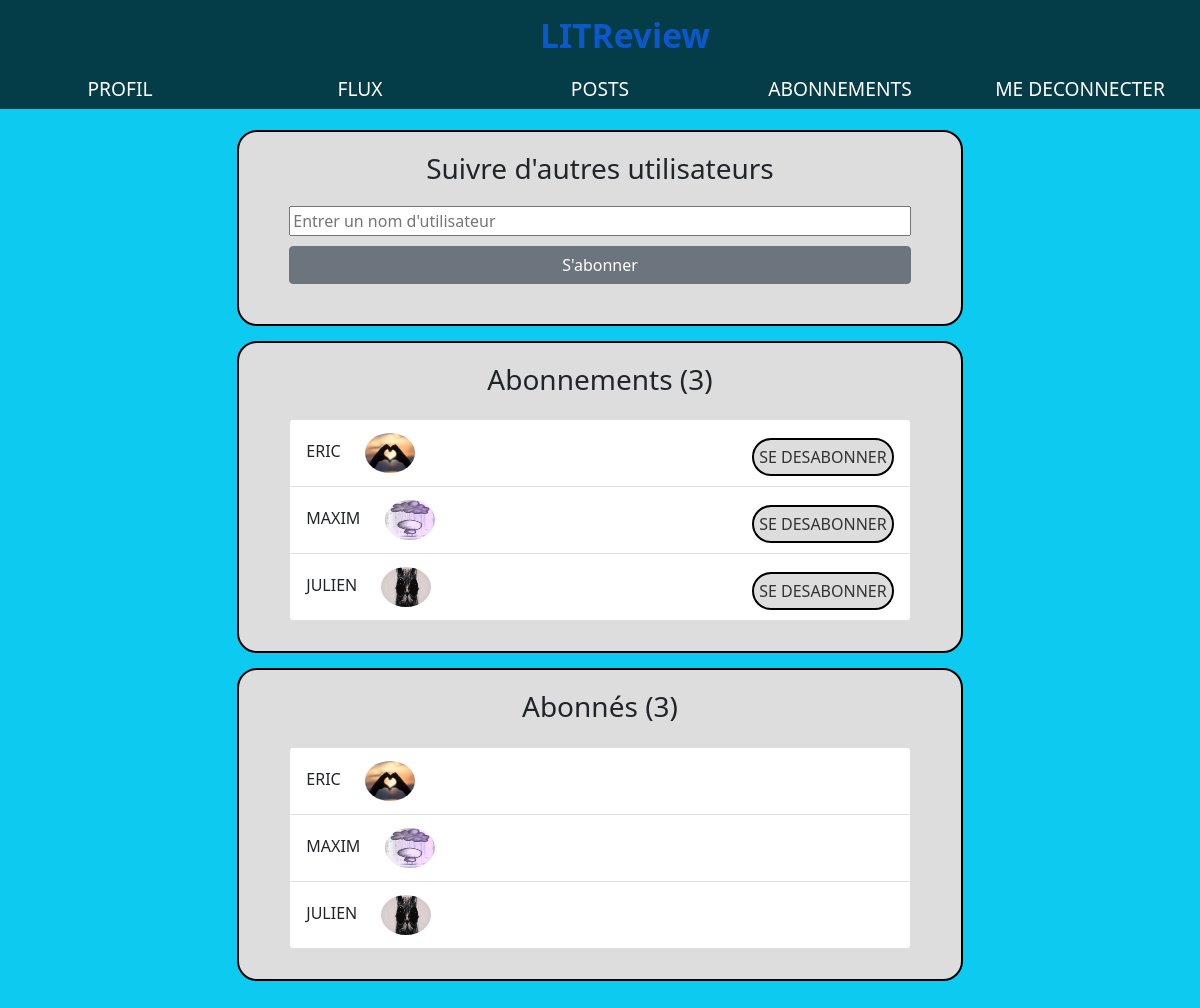
Screenshot of /subscriptions/ (signed in) with the database file from the repository.
### authentification/models.py (models this page shows, shortened)
class UserFollow(models.Model):
    user = models.ForeignKey(
        to=settings.AUTH_USER_MODEL, on_delete=models.CASCADE, related_name="following"
    )
    followed_user = models.ForeignKey(
        to=settings.AUTH_USER_MODEL,
        on_delete=models.CASCADE,
        related_name="followed_by",
    )
    class Meta:
        unique_together = ("user", "followed_user")

class Profile(models.Model):
    user = models.OneToOneField(User, on_delete=models.CASCADE)
    image = models.ImageField(default="default.png", upload_to="profile_img")

### authentification/views.py (the view)
# urls.py: path("subscriptions/", subscriptions, name="subscriptions"),
@login_required
def subscriptions(request):
    if request.method == "POST":
        form = SubscribeForm(request.POST)
        if form.is_valid():
            try:
                followed_user = User.objects.get(username=request.POST["followed_user"])
                if request.user == followed_user:
                    messages.error(
                        request, "Vous ne pouvez pas vous abonner à votre compte !"
                    )
                else:
                    try:
                        UserFollow.objects.create(
                            user=request.user, followed_user=followed_user
                        )
                        messages.success(
                            request, f"Vous suivez maintenant {followed_user} !"
                        )
                    except IntegrityError:
                        messages.error(request, f"Vous suivez déjà {followed_user} !")
            except User.DoesNotExist:
                messages.error(request, f"Cette utilisateur est introuvable !")
    else:
        form = SubscribeForm()
    user_follows = UserFollow.objects.filter(user=request.user).order_by(
        "followed_user"
    )
    followed_by = UserFollow.objects.filter(followed_user=request.user).order_by("user")
    context = {
        "form": form,
        "user_follows": user_follows,
        "followed_by": followed_by,
        "title": "Subscriptions",
    }
    return render(request, "authentification/subscriptions.html", context)

### authentification/forms.py
class SubscribeForm(forms.Form):
    followed_user = forms.CharField(label=False, widget=forms.TextInput())

### authentification/templates/authentification/subscriptions.html (shortened to what this page needs)
{% extends "base.html" %}
{% block content %}
    <div class="form form__search">
        <h3>Suivre d'autres utilisateurs</h3>
        <form method="POST">
            <input class="input" id="followed_user" type="text" name="followed_user" placeholder="Entrer un nom d'utilisateur">
            <button class="btn btn-secondary" type="submit">S'abonner</button>
        </form>
    </div>
    <div class="form form-sub">
        <h3> Abonnements ({{ user_follows.count }})</h3>
        {% if user_follows %}
          <div>
            <ul class="list-group">
              {% for follow in user_follows %}
                <li class="list-group-item ">
                    {{ follow.followed_user.username }}
                    <img src="{{ follow.followed_user.profile.image.url }}" alt="image de profil">
                    <a class="list-item-btn float-end" href="{% url 'unsubscribe' follow.id %}">SE DESABONNER</a>
                </li>
              {% endfor %}
            </ul>
          </div>
        {% elif not user_follows %}
          <div>
            <h4>Vous n'êtes abonné à personne.</h4>
            <h4>Suivez d'autres utilisateurs.</h4>
          </div>
        {% endif %}
    </div>
    <div class="form form sub">
        <h3>Abonnés ({{ followed_by.count }})</h3>
        {% if followed_by %}
          <div>
            <ul class="list-group">
              {% for follow in followed_by %}
                <li class="list-group-item">
                    {{ follow.user.username }}
                    <img src="{{ follow.user.profile.image.url }}"  alt="image de profil">
                </li>
              {% endfor %}
            </ul>
          </div>
        {% elif not followed_by %}
          <div>
              <h4>Personne ne vous suit.</h4>
              <h4>Suivez d'autres utilisateurs.</h4>
          </div>
        {% endif %}
    </div>
{% endblock content %}

### static/css/style.css (style rules this page uses)
* { -moz-box-sizing: border-box; -webkit-box-sizing: border-box; box-sizing: border-box; }
h3 { font-size: 1.5rem; padding-top: 10px; margin: 0 0 0 0; }
a { color: black; text-decoration: none; }
.form { border: 2px solid #000; width: 65%; margin: 15px auto; padding: 10px; background-color: #dddddd; border-radius: 20px; text-align: center; padding: 10px 50px 30px 50px; }
.form img { padding: 5px 0 5px 0; border-radius: 100px 100px 100px 100px; height: 80px ; width: 80px ; }
.form input { width: 100%; }
.form ul { padding-top: 15px; display : inline-block; margin :auto; text-align:left; font-size: medium; font-style: bold; }
.form a { margin-top: 10px; color: #333; text-decoration: none; }
.btn { width: 100%; padding: 10px; margin: 10px 0 10px 0; color: white; border: none; border-radius: 10px; cursor: pointer; }
.list-group { width: 100%; }
.list-group img { height:50px; width:50px; vertical-align: middle; margin-left: 20px; margin-right: 20px; }
.list-item-btn { border: solid 2px #000; transition: all 0.5s; border-radius: 30px; padding: 5px 5px 5px 5px; background-color: #dddddd; color: white; }

### rows the page displays
UserFollow: followed_user.username "ERIC", followed_user.profile.image (picture)
UserFollow: followed_user.username "MAXIM", followed_user.profile.image (picture)
UserFollow: followed_user.username "JULIEN", followed_user.profile.image (picture)
UserFollow: user.username "ERIC", user.profile.image (picture)
UserFollow: user.username "MAXIM", user.profile.image (picture)
UserFollow: user.username "JULIEN", user.profile.image (picture)

### other values shown
{{ user_follows.count }} "3"
{{ followed_by.count }} "3"
